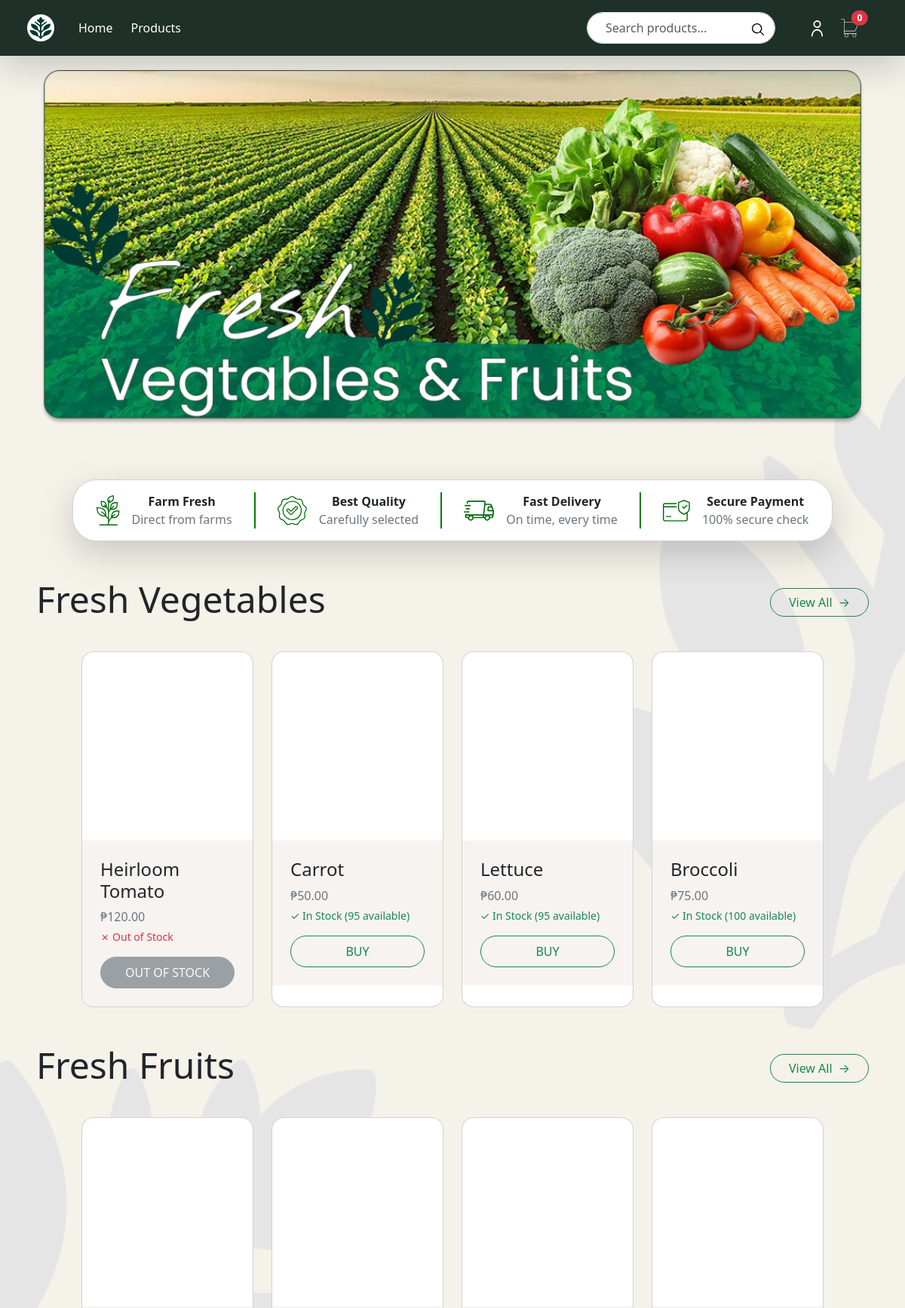
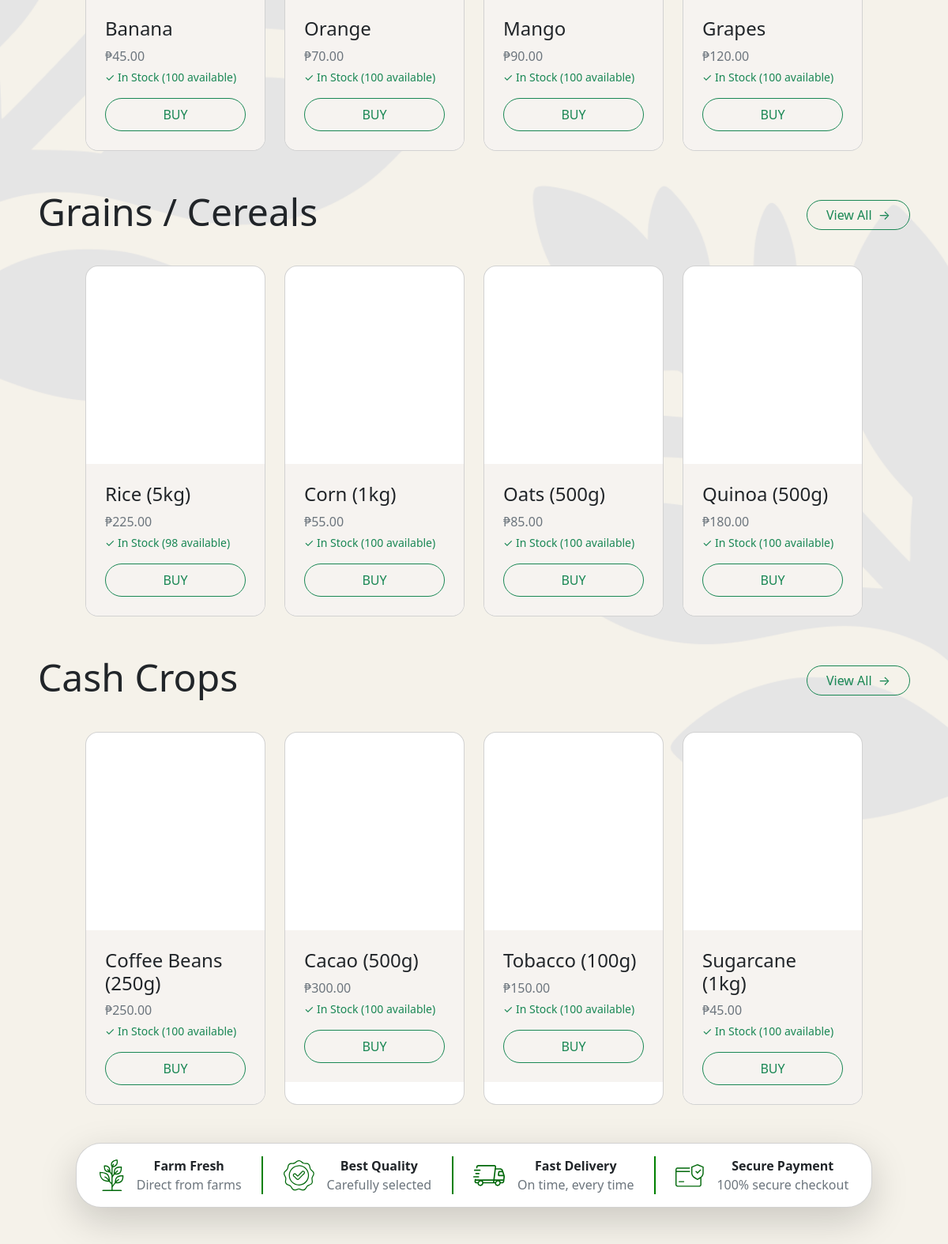
Screenshot of /index.php (signed in, upper part) with the database file from the repository (2 pictures, top to bottom).
### tables this page shows
CREATE TABLE `products` (
  `id` int(11) NOT NULL,
  `name` varchar(100) NOT NULL,
  `category` enum('vegetables','fruits','grains','cash_crops') NOT NULL,
  `current_price` decimal(10,2) NOT NULL,
  `quantity` int(11) NOT NULL DEFAULT 0,
  `unit` enum('kg','pcs','liter','sack') DEFAULT NULL,
  `image_url` varchar(255) DEFAULT NULL,
  `created_at` timestamp NOT NULL DEFAULT current_timestamp(),
  `harvest_date` date NOT NULL,
  `updated_at` datetime NOT NULL
);

### models/Product.php (called while the page is built, shortened)
<?php
require_once __DIR__ . '/../config/Database.php';
class Product {
    private $conn;
    private $table = "products";
    public function __construct() {
        $database = new Database();
        $this->conn = $database->getConnection();
    }
    public function getByCategory($category, $limit = 4) {
        $stmt = $this->conn->prepare("SELECT * FROM {$this->table} WHERE category = ? ORDER BY created_at DESC LIMIT ?");
        $stmt->bind_param("si", $category, $limit);
        $stmt->execute();
        $result = $stmt->get_result();
        $products = [];
        while ($row = $result->fetch_assoc()) {
            $products[] = $row;
        }
        return $products;
    }
}
?>

### config/Database.php (called while the page is built, shortened)
<?php
class Database {
    private $host = "localhost";
    private $user = "root";
    private $pass = "";
    private $dbname = "r3_farm";
    public function getConnection() {
        $this->conn = new mysqli($this->host, $this->user, $this->pass, $this->dbname);
        return $this->conn;
    }
}
?>

### controllers/ProductController.php (called while the page is built, shortened)
<?php
require_once __DIR__ . '/../models/Product.php';
class ProductController {
    private $product;
    public function __construct() {
        $this->product = new Product();
    }
    public function index() {
        $categories = [
            'vegetables' => 'Fresh Vegetables',
            'fruits' => 'Fresh Fruits',
            'grains' => 'Grains / Cereals',
            'cash_crops' => 'Cash Crops'
        ];
        $products_by_cat = [];
        foreach ($categories as $key => $label) {
            $products_by_cat[$key] = $this->product->getByCategory($key, 4);
        }
        return ['categories' => $categories, 'products' => $products_by_cat];
    }
}
?>

### index.php (the view, shortened to what this page needs)
<?php
require_once __DIR__ . '/controllers/ProductController.php';
$productController = new ProductController();
$data = $productController->index();
$categories = $data['categories'];
$products = $data['products'];
?>
<!DOCTYPE html>
<html lang="en">
<head>
    <link href="https://cdn.jsdelivr.net/npm/bootstrap@5.3.8/dist/css/bootstrap.min.css" rel="stylesheet">
    <link href="styles/index.css" rel="stylesheet">
</head>
<body>
<div class="Background">
    <?php include 'components/navbar.comp.php'; ?>
    <div class="banner container text-light p-4 overflow-hidden">
        <img src="images/Poster.png" alt="Hero" class="img-fluid w-100 h-80" object-position: center;>
    </div>
    <div class="mb-5 mt-5 px-5">
        <div class="card shadow-lg mx-5 p-3 rounded-5 d-flex flex-row justify-content-around">
            <div class="d-flex flex-row align-items-center">
                <div class="me-3">
                </div>
                <div class="text-center">
                    <div><b>Farm Fresh</b></div>
                    <div class="text-secondary">Direct from farms</div>
                </div>
            </div>
            <div style="border: 1px solid green;"></div>
            <div class="d-flex flex-row align-items-center">
                <div class="me-3">
                </div>
                <div class="text-center">
                    <div><b>Best Quality</b></div>
                    <div class="text-secondary">Carefully selected</div>
                </div>
            </div>
            <div style="border: 1px solid green;"></div>
            <div class="d-flex flex-row align-items-center">
                <div class="me-3">
                </div>
                <div class="text-center">
                    <div><b>Fast Delivery</b></div>
                    <div class="text-secondary">On time, every time</div>
                </div>
            </div>
            <div style="border: 1px solid green;"></div>
            <div class="d-flex flex-row align-items-center">
                <div class="me-3">
                </div>
                <div class="text-center">
                    <div><b>Secure Payment</b></div>
                    <div class="text-secondary">100% secure check</div>
                </div>
            </div>
        </div>
    </div>
    <?php foreach ($categories as $key => $label): ?>
        <div class="m-5">
            <div class="d-flex justify-content-between align-items-center mb-3">
                <div class="display-5 h3"><?= $label ?></div>
                <a href="category.php?cat=<?= $key ?>" class="btn btn-outline-success rounded-pill px-4">
                    View All <span class="ms-1">→</span>
                </a>
            </div>
            <div class="row ms-5 me-5">
                <?php foreach ($products[$key] as $product): ?>
                    <div class="col-12 col-md-6 col-lg-4 col-xl-3 mt-3">
                        <div class="card rounded-4 overflow-hidden h-100">
                            <div style="height: 250px; background-image: url('<?= $product['image_url'] ?? 'placeholder.jpg' ?>'); background-size: cover; background-position: center; cursor: pointer;"
                                data-bs-toggle="modal" data-bs-target="#productModal" data-id="<?= $product['id'] ?>"
                                data-name="<?= htmlspecialchars($product['name']) ?>" data-price="<?= $product['current_price'] ?>"
                                data-quantity="<?= $product['quantity'] ?>"
                                data-image="<?= $product['image_url'] ?? 'placeholder.jpg' ?>">
                            </div>
                            <div class="p-4" style="background-color: #F6F3F0;">
                                <div class="h4"><?= htmlspecialchars($product['name']) ?></div>
                                <div class="text-secondary">₱<?= number_format($product['current_price'], 2) ?></div>
                                <?php if ($product['quantity'] > 0): ?>
                                    <div class="text-success small mt-1">✓ In Stock (<?= $product['quantity'] ?> available)</div>
                                <?php else: ?>
                                    <div class="text-danger small mt-1">✗ Out of Stock</div>
                                <?php endif; ?>
                                <?php if ($product['quantity'] > 0): ?>
                                    <button class="mt-3 p-2 rounded-5 btn btn-outline-success w-100 buy-btn" data-bs-toggle="modal"
                                        data-bs-target="#productModal" data-id="<?= $product['id'] ?>"
                                        data-name="<?= htmlspecialchars($product['name']) ?>" data-price="<?= $product['current_price'] ?>"
                                        data-quantity="<?= $product['quantity'] ?>"
                                        data-image="<?= $product['image_url'] ?? 'placeholder.jpg' ?>">
                                        BUY
                                    </button>
                                <?php else: ?>
                                    <button class="mt-3 p-2 rounded-5 btn btn-secondary w-100" disabled>
                                        OUT OF STOCK
                                    </button>
                                <?php endif; ?>
                            </div>
                        </div>
                    </div>
                <?php endforeach; ?>
            </div>
        </div>
    <?php endforeach; ?>
    <div class="mb-5 mt-5 px-5">
        <div class="card shadow-lg mx-5 p-3 rounded-5 d-flex flex-row justify-content-around">
            <div class="d-flex flex-row align-items-center">
                <div class="me-3">
                </div>
                <div class="text-center">
                    <div><b>Farm Fresh</b></div>
                    <div class="text-secondary">Direct from farms</div>
                </div>
            </div>
            <div style="border: 1px solid green;"></div>
            <div class="d-flex flex-row align-items-center">
                <div class="me-3">
                </div>
                <div class="text-center">
                    <div><b>Best Quality</b></div>
                    <div class="text-secondary">Carefully selected</div>
                </div>
            </div>
            <div style="border: 1px solid green;"></div>
            <div class="d-flex flex-row align-items-center">
                <div class="me-3">
                </div>
                <div class="text-center">
                    <div><b>Fast Delivery</b></div>
                    <div class="text-secondary">On time, every time</div>
                </div>
            </div>
            <div style="border: 1px solid green;"></div>
            <div class="d-flex flex-row align-items-center">
                <div class="me-3">
                </div>
                <div class="text-center">
                    <div><b>Secure Payment</b></div>
                    <div class="text-secondary">100% secure checkout</div>
                </div>
            </div>
        </div>
    </div>
</div>
</html>

### styles/index.css (style rules this page uses)
.banner { margin-top: 4.3rem !important; }
.Background { background-image: url("../images/background.png"); background-repeat: no-repeat; background-position: center; background-size: cover; background-attachment: scroll; min-height: 100vh; }

### rows the page displays
products: name "Heirloom Tomato", current_price "120.00", quantity "✗ Out of Stock"
products: name "Carrot", current_price "50.00", quantity "95"
products: name "Lettuce", current_price "60.00", quantity "95"
products: name "Broccoli", current_price "75.00", quantity "100"
products: name "Banana", current_price "45.00", quantity "100"
products: name "Orange", current_price "70.00", quantity "100"
products: name "Mango", current_price "90.00", quantity "100"
products: name "Grapes", current_price "120.00", quantity "100"
products: name "Rice (5kg)", current_price "225.00", quantity "98"
products: name "Corn (1kg)", current_price "55.00", quantity "100"
products: name "Oats (500g)", current_price "85.00", quantity "100"
products: name "Quinoa (500g)", current_price "180.00", quantity "100"
products: name "Coffee Beans (250g)", current_price "250.00", quantity "100"
products: name "Cacao (500g)", current_price "300.00", quantity "100"
products: name "Tobacco (100g)", current_price "150.00", quantity "100"
products: name "Sugarcane (1kg)", current_price "45.00", quantity "100"

### other values shown
$cart_count "0"
$label "Fresh Vegetables"
$label "Fresh Fruits"
$label "Grains / Cereals"
$label "Cash Crops"
